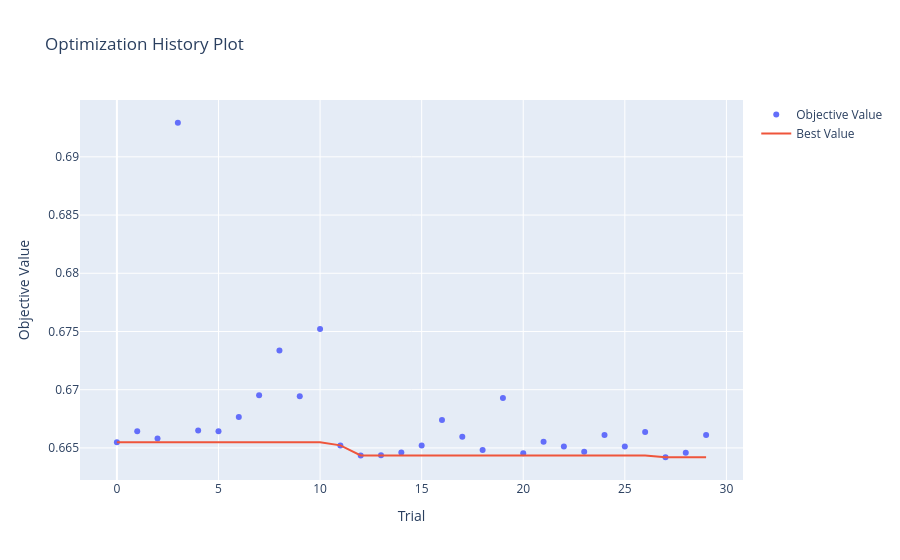
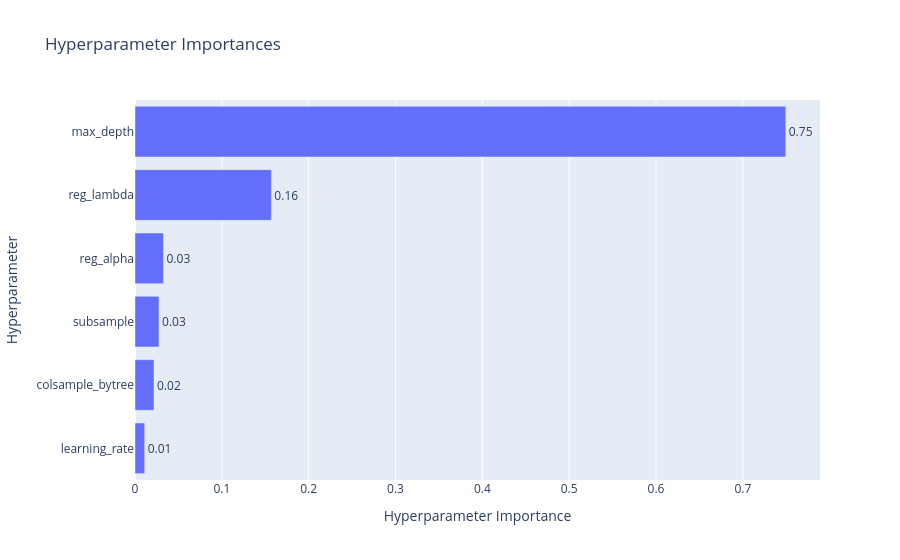

The notebook cell these images were saved under, in order:
### Code cell
## Plot the results of the parameters optimization

vis.plot_optimization_history(study).show()
vis.plot_param_importances(study).show()

### Figure 1 — Plotly figure (JSON) as saved in the notebook; plotly's stock layout.template omitted (floating-point values rounded to 4 significant figures)
{"data": [{"mode": "markers", "name": "Objective Value", "type": "scatter", "x": [0, 1, 2, 3, 4, 5, 6, 7, 8, 9, 10, 11, 12, 13, 14, 15, 16, 17, 18, 19, 20, 21, 22, 23, 24, 25, 26, 27, 28, 29], "y": [0.6655, 0.6664, 0.6658, 0.6929, 0.6665, 0.6664, 0.6676, 0.6695, 0.6734, 0.6694, 0.6752, 0.6652, 0.6643, 0.6644, 0.6646, 0.6652, 0.6674, 0.666, 0.6648, 0.6693, 0.6645, 0.6655, 0.6651, 0.6647, 0.6661, 0.6651, 0.6664, 0.6642, 0.6646, 0.6661]}, {"mode": "lines", "name": "Best Value", "type": "scatter", "x": [0, 1, 2, 3, 4, 5, 6, 7, 8, 9, 10, 11, 12, 13, 14, 15, 16, 17, 18, 19, 20, 21, 22, 23, 24, 25, 26, 27, 28, 29], "y": [0.6655, 0.6655, 0.6655, 0.6655, 0.6655, 0.6655, 0.6655, 0.6655, 0.6655, 0.6655, 0.6655, 0.6652, 0.6643, 0.6643, 0.6643, 0.6643, 0.6643, 0.6643, 0.6643, 0.6643, 0.6643, 0.6643, 0.6643, 0.6643, 0.6643, 0.6643, 0.6643, 0.6642, 0.6642, 0.6642]}, {"marker": {"color": "#cccccc"}, "mode": "markers", "name": "Infeasible Trial", "showlegend": false, "type": "scatter", "x": [], "y": []}], "layout": {"title": {"text": "Optimization History Plot"}, "xaxis": {"title": {"text": "Trial"}}, "yaxis": {"title": {"text": "Objective Value"}}}}

### Figure 2 — Plotly figure (JSON) as saved in the notebook; plotly's stock layout.template omitted (floating-point values rounded to 4 significant figures)
{"data": [{"cliponaxis": false, "hovertemplate": ["learning_rate (FloatDistribution): 0.011154005856220865<extra></extra>", "colsample_bytree (FloatDistribution): 0.021891765759928947<extra></extra>", "subsample (FloatDistribution): 0.027663132078934064<extra></extra>", "reg_alpha (FloatDistribution): 0.032814437809707254<extra></extra>", "reg_lambda (FloatDistribution): 0.15704864917904757<extra></extra>", "max_depth (IntDistribution): 0.7494280093161612<extra></extra>"], "name": "Objective Value", "orientation": "h", "text": ["0.01", "0.02", "0.03", "0.03", "0.16", "0.75"], "textposition": "outside", "type": "bar", "x": [0.01115, 0.02189, 0.02766, 0.03281, 0.157, 0.7494], "y": ["learning_rate", "colsample_bytree", "subsample", "reg_alpha", "reg_lambda", "max_depth"]}], "layout": {"title": {"text": "Hyperparameter Importances"}, "xaxis": {"title": {"text": "Hyperparameter Importance"}}, "yaxis": {"title": {"text": "Hyperparameter"}}}}
